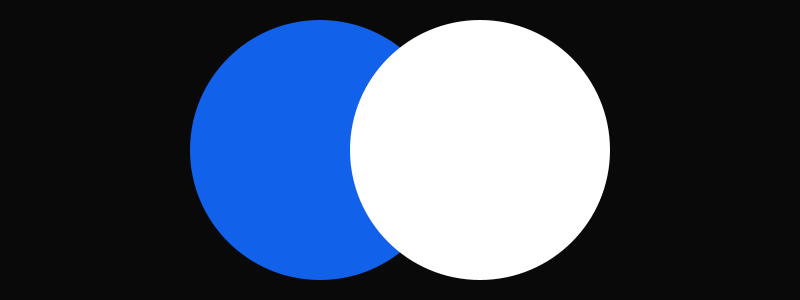
Frame 1 (no input)
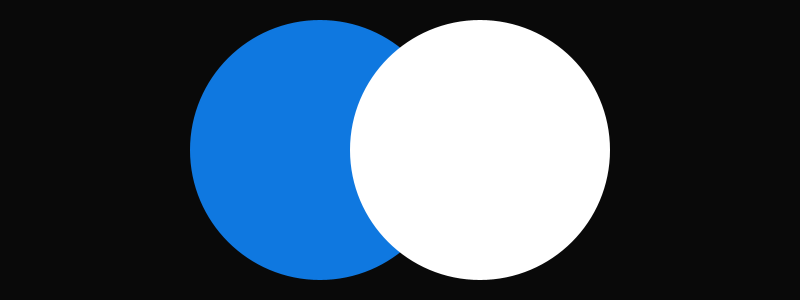
Frame 60 (the mouse pressed at the canvas centre just before this capture)
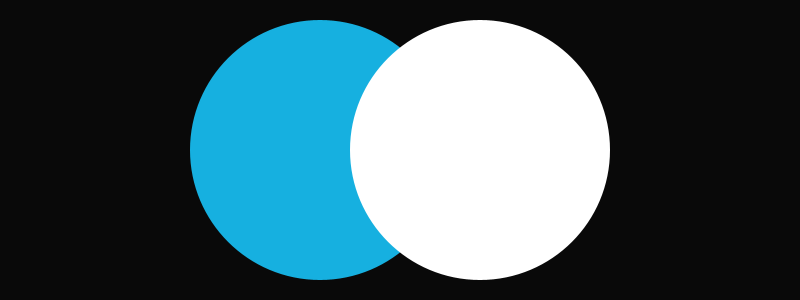
Frame 120 (the mouse held since frame 60 and released just before this capture)

The Processing sketch that drew these frames (run headless with seeded random() and noise(); from frame 60 on, the mouse is pressed at the canvas centre):

// Processing sketch: berry
// ── berry.pde
//float r, g, b;
float h, s, v;
final float PARAM_H = 0.001;
final float PARAM_S = 0.03;
final float PARAM_V = 0.007;

void setup (){
  size(800, 300);
  colorMode(HSB, 3600, 100, 100);
  //blendMode(LIGHTEST);  // p5 2+  https://processing.org/reference/blendMode_.html
  noStroke();
  smooth();
  
  h = 0; // 
  s = 0; // 0: dull white -> 100: 
  v = 0; // 0: dark black -> 100: blight
}

void draw(){
  
  background(128);
  h += PARAM_H;
  s += PARAM_S;
  v += PARAM_V;
  int r_normed = (int)map(noise(h), 0, 1, 0, 3600);
  int g_normed = (int)map(noise(s), 0, 1, 80, 100);
  int b_normed = (int)map(noise(v), 0, 1, 80, 100);
  
  println(r_normed + "  " + g_normed + "  " + b_normed);
  fill(r_normed, g_normed, b_normed);

  ellipse(120 + 800/4, 300/2, 260, 260);
  
  fill(0, 0, 100);
  ellipse(-120 + 800/4 * 3, 300/2, 260, 260);
}

//BLEND - linear interpolation of colours: C = A*factor + B. This is the default blending mode.
//ADD - additive blending with white clip: C = min(A*factor + B, 255)
//SUBTRACT - subtractive blending with black clip: C = max(B - A*factor, 0)
//DARKEST - only the darkest colour succeeds: C = min(A*factor, B)
//LIGHTEST - only the lightest colour succeeds: C = max(A*factor, B)
//DIFFERENCE - subtract colors from underlying image.
//EXCLUSION - similar to DIFFERENCE, but less extreme.
//MULTIPLY - multiply the colors, result will always be darker.
//SCREEN - opposite multiply, uses inverse values of the colors.
//REPLACE - the pixels entirely replace the others and don't utilize alpha (transparency) values
